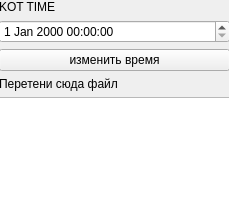
<?xml version="1.0" encoding="UTF-8"?>
<ui version="4.0">
 <class>MainWindow</class>
 <widget class="QMainWindow" name="MainWindow">
  <property name="geometry">
   <rect>
    <x>0</x>
    <y>0</y>
    <width>229</width>
    <height>199</height>
   </rect>
  </property>
  <property name="windowTitle">
   <string>MainWindow</string>
  </property>
  <widget class="QWidget" name="centralwidget">
   <widget class="QWidget" name="verticalLayoutWidget">
    <property name="geometry">
     <rect>
      <x>-1</x>
      <y>0</y>
      <width>231</width>
      <height>201</height>
     </rect>
    </property>
    <layout class="QVBoxLayout" name="verticalLayout">
     <item>
      <widget class="QLabel" name="label">
       <property name="text">
        <string>KOT TIME</string>
       </property>
      </widget>
     </item>
     <item>
      <layout class="QVBoxLayout" name="verticalLayout_2">
       <item>
        <widget class="QDateTimeEdit" name="dateTimeEdit"/>
       </item>
       <item>
        <widget class="QPushButton" name="pushButton">
         <property name="text">
          <string>изменить время</string>
         </property>
        </widget>
       </item>
      </layout>
     </item>
     <item>
      <widget class="QLabel" name="label_2">
       <property name="text">
        <string>Перетени сюда файл</string>
       </property>
      </widget>
     </item>
     <item>
      <widget class="QTextEdit" name="textEdit">
       <property name="html">
        <string>&lt;!DOCTYPE HTML PUBLIC &quot;-//W3C//DTD HTML 4.0//EN&quot; &quot;http://www.w3.org/TR/REC-html40/strict.dtd&quot;&gt;
&lt;html&gt;&lt;head&gt;&lt;meta name=&quot;qrichtext&quot; content=&quot;1&quot; /&gt;&lt;style type=&quot;text/css&quot;&gt;
p, li { white-space: pre-wrap; }
&lt;/style&gt;&lt;/head&gt;&lt;body style=&quot; font-family:'MS Shell Dlg 2'; font-size:9.75pt; font-weight:400; font-style:normal;&quot;&gt;
&lt;p style=&quot;-qt-paragraph-type:empty; margin-top:0px; margin-bottom:0px; margin-left:0px; margin-right:0px; -qt-block-indent:0; text-indent:0px;&quot;&gt;&lt;br /&gt;&lt;/p&gt;&lt;/body&gt;&lt;/html&gt;</string>
       </property>
      </widget>
     </item>
    </layout>
   </widget>
  </widget>
 </widget>
 <resources/>
 <connections/>
</ui>
